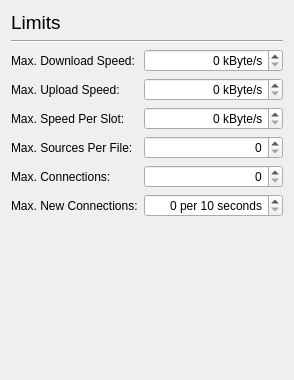
     <widget class="QWidget" name="Limits">
      <layout class="QVBoxLayout" name="verticalLayout_2">
       <item>
        <widget class="QLabel" name="label_25">
         <property name="font">
          <font>
           <pointsize>14</pointsize>
          </font>
         </property>
         <property name="text">
          <string>Limits</string>
         </property>
        </widget>
       </item>
       <item>
        <widget class="Line" name="line_2">
         <property name="orientation">
          <enum>Qt::Horizontal</enum>
         </property>
        </widget>
       </item>
       <item>
        <layout class="QFormLayout" name="formLayout_2">
         <property name="labelAlignment">
          <set>Qt::AlignLeading|Qt::AlignLeft|Qt::AlignVCenter</set>
         </property>
         <item row="0" column="0">
          <widget class="QLabel" name="downLabel">
           <property name="sizePolicy">
            <sizepolicy hsizetype="Preferred" vsizetype="Preferred">
             <horstretch>50</horstretch>
             <verstretch>0</verstretch>
            </sizepolicy>
           </property>
           <property name="text">
            <string>Max. Download Speed:</string>
           </property>
          </widget>
         </item>
         <item row="0" column="1">
          <widget class="QSpinBox" name="downSpin">
           <property name="sizePolicy">
            <sizepolicy hsizetype="Minimum" vsizetype="Fixed">
             <horstretch>1</horstretch>
             <verstretch>0</verstretch>
            </sizepolicy>
           </property>
           <property name="alignment">
            <set>Qt::AlignRight</set>
           </property>
           <property name="suffix">
            <string> kByte/s</string>
           </property>
           <property name="maximum">
            <number>9999</number>
           </property>
          </widget>
         </item>
         <item row="1" column="0">
          <widget class="QLabel" name="upLabel">
           <property name="sizePolicy">
            <sizepolicy hsizetype="Preferred" vsizetype="Preferred">
             <horstretch>50</horstretch>
             <verstretch>0</verstretch>
            </sizepolicy>
           </property>
           <property name="text">
            <string>Max. Upload Speed:</string>
           </property>
          </widget>
         </item>
         <item row="1" column="1">
          <widget class="QSpinBox" name="upSpin">
           <property name="sizePolicy">
            <sizepolicy hsizetype="Minimum" vsizetype="Fixed">
             <horstretch>1</horstretch>
             <verstretch>0</verstretch>
            </sizepolicy>
           </property>
           <property name="alignment">
            <set>Qt::AlignRight</set>
           </property>
           <property name="suffix">
            <string> kByte/s</string>
           </property>
           <property name="maximum">
            <number>9999</number>
           </property>
          </widget>
         </item>
         <item row="2" column="0">
          <widget class="QLabel" name="slotLabel">
           <property name="sizePolicy">
            <sizepolicy hsizetype="Preferred" vsizetype="Preferred">
             <horstretch>50</horstretch>
             <verstretch>0</verstretch>
            </sizepolicy>
           </property>
           <property name="text">
            <string>Max. Speed Per Slot:</string>
           </property>
          </widget>
         </item>
         <item row="2" column="1">
          <widget class="QSpinBox" name="slotSpin">
           <property name="sizePolicy">
            <sizepolicy hsizetype="Minimum" vsizetype="Fixed">
             <horstretch>1</horstretch>
             <verstretch>0</verstretch>
            </sizepolicy>
           </property>
           <property name="alignment">
            <set>Qt::AlignRight</set>
           </property>
           <property name="suffix">
            <string> kByte/s</string>
           </property>
           <property name="maximum">
            <number>9999</number>
           </property>
          </widget>
         </item>
         <item row="3" column="0">
          <widget class="QLabel" name="sourcesLabel">
           <property name="sizePolicy">
            <sizepolicy hsizetype="Preferred" vsizetype="Preferred">
             <horstretch>50</horstretch>
             <verstretch>0</verstretch>
            </sizepolicy>
           </property>
           <property name="text">
            <string>Max. Sources Per File:</string>
           </property>
          </widget>
         </item>
         <item row="3" column="1">
          <widget class="QSpinBox" name="sourcesSpin">
           <property name="sizePolicy">
            <sizepolicy hsizetype="Minimum" vsizetype="Fixed">
             <horstretch>1</horstretch>
             <verstretch>0</verstretch>
            </sizepolicy>
           </property>
           <property name="alignment">
            <set>Qt::AlignRight</set>
           </property>
           <property name="suffix">
            <string/>
           </property>
           <property name="maximum">
            <number>9999</number>
           </property>
          </widget>
         </item>
         <item row="4" column="0">
          <widget class="QLabel" name="connectionsLabel">
           <property name="sizePolicy">
            <sizepolicy hsizetype="Preferred" vsizetype="Preferred">
             <horstretch>50</horstretch>
             <verstretch>0</verstretch>
            </sizepolicy>
           </property>
           <property name="text">
            <string>Max. Connections:</string>
           </property>
          </widget>
         </item>
         <item row="4" column="1">
          <widget class="QSpinBox" name="connectionsSpin">
           <property name="sizePolicy">
            <sizepolicy hsizetype="Minimum" vsizetype="Fixed">
             <horstretch>1</horstretch>
             <verstretch>0</verstretch>
            </sizepolicy>
           </property>
           <property name="alignment">
            <set>Qt::AlignRight</set>
           </property>
           <property name="suffix">
            <string/>
           </property>
           <property name="maximum">
            <number>9999</number>
           </property>
          </widget>
         </item>
         <item row="5" column="0">
          <widget class="QLabel" name="newLabel">
           <property name="sizePolicy">
            <sizepolicy hsizetype="Preferred" vsizetype="Preferred">
             <horstretch>50</horstretch>
             <verstretch>0</verstretch>
            </sizepolicy>
           </property>
           <property name="text">
            <string>Max. New Connections:</string>
           </property>
          </widget>
         </item>
         <item row="5" column="1">
          <widget class="QSpinBox" name="newSpin">
           <property name="sizePolicy">
            <sizepolicy hsizetype="Minimum" vsizetype="Fixed">
             <horstretch>1</horstretch>
             <verstretch>0</verstretch>
            </sizepolicy>
           </property>
           <property name="alignment">
            <set>Qt::AlignRight</set>
           </property>
           <property name="suffix">
            <string> per 10 seconds</string>
           </property>
           <property name="maximum">
            <number>9999</number>
           </property>
          </widget>
         </item>
        </layout>
       </item>
       <item>
        <spacer name="verticalSpacer_4">
         <property name="orientation">
          <enum>Qt::Vertical</enum>
         </property>
         <property name="sizeHint" stdset="0">
          <size>
           <width>20</width>
           <height>152</height>
          </size>
         </property>
        </spacer>
       </item>
      </layout>
     </widget>
